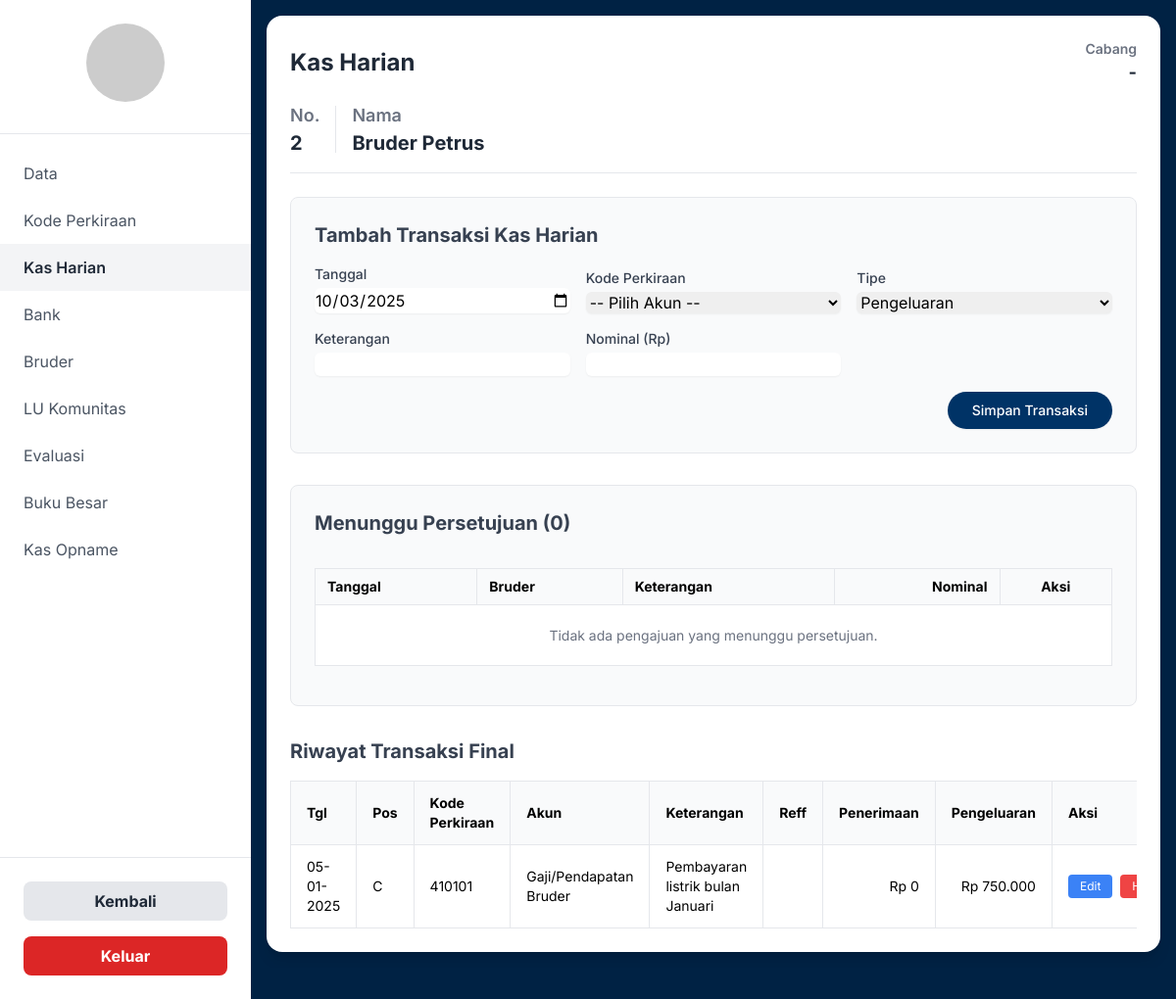
The app's page /kas_harian.php?id=2 (signed in) with its own data.
### tables this page shows
CREATE TABLE `bruder` (
  `id_bruder` int(11) NOT NULL,
  `nama_bruder` varchar(100) NOT NULL,
  `email` varchar(100) NOT NULL,
  `password` varchar(255) NOT NULL COMMENT 'Simpan dalam bentuk hash',
  `status` enum('admin','bruder') NOT NULL DEFAULT 'bruder',
  `id_komunitas` int(11) DEFAULT NULL,
  `ttl_bruder` date DEFAULT NULL,
  `alamat_bruder` text DEFAULT NULL,
  `gambar_bruder` varchar(255) DEFAULT NULL,
  `thn_msk_pst` year(4) DEFAULT NULL,
  `riwayat_tugas` text DEFAULT NULL,
  `id_cabang` int(11) NOT NULL DEFAULT 1
);

CREATE TABLE `transaksi` (
  `id_transaksi` int(11) NOT NULL,
  `id_bruder` int(11) NOT NULL,
  `id_perkiraan` int(11) NOT NULL,
  `tanggal_transaksi` date NOT NULL,
  `keterangan` text DEFAULT NULL,
  `sumber_dana` enum('Kas Harian','Bank') NOT NULL,
  `nominal_penerimaan` decimal(15,2) DEFAULT 0.00,
  `nominal_pengeluaran` decimal(15,2) DEFAULT 0.00,
  `reff` varchar(50) DEFAULT NULL,
  `id_cabang` int(11) NOT NULL DEFAULT 1
);

CREATE TABLE `kode_perkiraan` (
  `id_perkiraan` int(11) NOT NULL,
  `kode_perkiraan` varchar(20) NOT NULL,
  `nama_akun` varchar(100) NOT NULL,
  `pos` varchar(50) DEFAULT NULL,
  `tipe_akun` enum('Penerimaan','Pengeluaran') NOT NULL,
  `id_cabang` int(11) NOT NULL DEFAULT 1
);

### kas_harian.php (the view, shortened to what this page needs)
<?php
$conn = new mysqli('localhost', 'root', '', 'db_fic_bruderan');
$bruder_id = (int)($_GET['id'] ?? 0);
$bruder_name = 'Pilih Bruder Dahulu';
$nomor_bruder = '-';
$transactions = null;
$pending_approvals = null;
if ($bruder_id > 0) {
    $stmt_nama = $conn->prepare("SELECT id_bruder, nama_bruder FROM bruder WHERE id_bruder = ?");
    $stmt_nama->bind_param("i", $bruder_id);
    $stmt_nama->execute();
    $result_bruder = $stmt_nama->get_result();
    if ($result_bruder->num_rows > 0) {
        $bruder = $result_bruder->fetch_assoc();
        $bruder_name = $bruder['nama_bruder'];
        $nomor_bruder = $bruder['id_bruder'];
    }
    $stmt_trans = $conn->prepare(
        "SELECT t.tanggal_transaksi,kp.id_perkiraan,kp.tipe_akun,t.id_transaksi,kp.kode_perkiraan, kp.pos, kp.kode_perkiraan, kp.nama_akun, t.keterangan, t.reff, t.nominal_penerimaan, t.nominal_pengeluaran
         FROM transaksi t
         JOIN kode_perkiraan kp ON t.id_perkiraan = kp.id_perkiraan
         WHERE t.id_bruder = ? AND t.sumber_dana = 'Kas Harian'
         ORDER BY t.tanggal_transaksi DESC, t.id_transaksi DESC"
    );
    $stmt_trans->bind_param("i", $bruder_id);
    $stmt_trans->execute();
    $transactions = $stmt_trans->get_result();
}
?>
<!DOCTYPE html>
<html lang="id">
<head>
    <script src="https://cdn.tailwindcss.com"></script>
</head>
<body class="bg-[#002244]">
    <div class="flex h-screen">
        <aside class="w-64 bg-white flex flex-col">
            <div class="p-6 text-center border-b">
                <img src="https://placehold.co/100x100/003366/FFFFFF?text=FIC" alt="Logo FIC" class="w-20 h-20 mx-auto mb-2 rounded-full">
            </div>
            <nav class="flex-grow pt-4">
                <a href="anggaran.php?id=<?php echo $bruder_id; ?>" class="sidebar-link flex items-center px-6 py-3 text-gray-600 hover:bg-gray-100 transition">Data</a>
                <a href="kode_perkiraan.php?id=<?php echo $bruder_id; ?>" class="sidebar-link flex items-center px-6 py-3 text-gray-600 hover:bg-gray-100 transition">Kode Perkiraan</a>
                <a href="kas_harian.php?id=<?php echo $bruder_id; ?>" class="sidebar-link active flex items-center px-6 py-3 text-gray-800 transition">Kas Harian</a>
                <a href="bank.php?id=<?php echo $bruder_id; ?>" class="sidebar-link flex items-center px-6 py-3 text-gray-600 hover:bg-gray-100 transition">Bank</a>
                <a href="bruder.php?id=<?php echo $bruder_id; ?>" class="sidebar-link flex items-center px-6 py-3 text-gray-600 hover:bg-gray-100 transition">Bruder</a>
                <a href="lu_komunitas.php?id=<?php echo $bruder_id; ?>" class="sidebar-link flex items-center px-6 py-3 text-gray-600 hover:bg-gray-100 transition">LU Komunitas</a>
                <a href="evaluasi.php?id=<?php echo $bruder_id; ?>" class="sidebar-link flex items-center px-6 py-3 text-gray-600 hover:bg-gray-100 transition">Evaluasi</a>
                <a href="buku_besar.php?id=<?php echo $bruder_id; ?>" class="sidebar-link flex items-center px-6 py-3 text-gray-600 hover:bg-gray-100 transition">Buku Besar</a>
                <a href="kas_opname.php?id=<?php echo $bruder_id; ?>" class="sidebar-link flex items-center px-6 py-3 text-gray-600 hover:bg-gray-100 transition">Kas Opname</a>
            </nav>
            <div class="p-6 border-t">
                 <a href="laporan.php" class="w-full text-center mb-4 bg-gray-200 text-gray-800 font-bold py-2 px-4 rounded-lg hover:bg-gray-300 transition block">
                    Kembali
                </a>
                <a href="kas_harian.php?action=logout" class="w-full text-center bg-red-600 text-white font-bold py-2 px-4 rounded-lg hover:bg-red-700 transition block">
                    Keluar
                </a>
            </div>
        </aside>
        <main class="flex-1 p-4 overflow-y-auto" style="max-height: calc(100vh - 2rem);">
            <div class="bg-white rounded-2xl shadow-lg p-6 max-w-full overflow-y-auto" style="height: calc(100vh - 4rem);">
                <div class="border-b pb-4 mb-6">
                    <div class="flex items-center justify-between mb-4">
                        <h1 class="text-2xl font-bold text-gray-800">Kas Harian</h1>
                        <div class="text-right">
                            <p class="text-sm font-semibold text-gray-500">Cabang</p>
                            <p class="text-lg font-bold text-gray-800"><?php echo htmlspecialchars($_SESSION['kode_cabang'] . ' - ' . $_SESSION['nama_cabang']); ?></p>
                        </div>
                    </div>
                    <div class="flex items-center space-x-4">
                        <div>
                            <p class="text-lg font-semibold text-gray-500">No.</p>
                            <p class="text-xl font-bold text-gray-800"><?php echo htmlspecialchars($nomor_bruder); ?></p>
                        </div>
                        <div>
                            <p class="text-lg font-semibold text-gray-500">Nama</p>
                            <p class="text-xl font-bold text-gray-800"><?php echo htmlspecialchars($bruder_name); ?></p>
                        </div>
                    </div>
                </div>
                <div class="mb-8 p-6 border rounded-lg bg-gray-50">
                    <h2 class="text-xl font-bold text-gray-700 mb-4">Tambah Transaksi Kas Harian</h2>
                    <form id="transactionForm" class="grid grid-cols-1 md:grid-cols-2 lg:grid-cols-3 gap-4 items-end">
                        <div>
                            <label for="tanggal" class="block text-sm font-medium text-gray-700">Tanggal</label>
                            <input type="date" name="tanggal" id="tanggal" required value="<?php echo date('Y-m-d'); ?>" class="mt-1 block w-full border-gray-300 rounded-md shadow-sm focus:outline-none focus:ring-2 focus:ring-[#003366]">
                        </div>
                        <div>
                            <label for="id_perkiraan" class="block text-sm font-medium text-gray-700">Kode Perkiraan</label>
                            <select name="id_perkiraan" id="id_perkiraan" required class="mt-1 block w-full border-gray-300 rounded-md shadow-sm focus:outline-none focus:ring-2 focus:ring-[#003366]">
                                <option value="">-- Pilih Akun --</option>
                            </select>
                        </div>
                        <div>
                            <label for="tipe_transaksi" class="block text-sm font-medium text-gray-700">Tipe</label>
                            <select name="tipe_transaksi" id="tipe_transaksi" required class="mt-1 block w-full border-gray-300 rounded-md shadow-sm focus:outline-none focus:ring-2 focus:ring-[#003366]">
                                <option value="Pengeluaran">Pengeluaran</option>
                            </select>
                        </div>
                        <div class="md:col-span-2 lg:col-span-1">
                            <label for="keterangan" class="block text-sm font-medium text-gray-700">Keterangan</label>
                            <input type="text" name="keterangan" id="keterangan" required class="mt-1 block w-full border-gray-300 rounded-md shadow-sm focus:outline-none focus:ring-2 focus:ring-[#003366]">
                        </div>
                        <div>
                            <label for="nominal" class="block text-sm font-medium text-gray-700">Nominal (Rp)</label>
                            <input type="number" step="0.01" name="nominal" id="nominal" required class="mt-1 block w-full border-gray-300 rounded-md shadow-sm focus:outline-none focus:ring-2 focus:ring-[#003366]">
                        </div>
                        <div class="lg:col-span-3 text-right">
                            <button type="button" id="submitTransactionBtn" class="inline-flex justify-center py-2 px-6 border border-transparent shadow-sm text-sm font-medium rounded-full text-white bg-[#003366] hover:bg-[#004488] transition duration-200">
                                Simpan Transaksi
                            </button>
                        </div>
                    </form>
                </div>
                <div class="mb-8 p-6 border rounded-lg bg-gray-50">
                    <h2 class="text-xl font-bold text-gray-700 mb-4">Menunggu Persetujuan (<?php echo $pending_approvals ? $pending_approvals->num_rows : 0; ?>)</h2>
                    <div class="overflow-y-auto" style="max-height: 300px;">
                        <table id="pendingApprovalsTable" class="w-full text-sm">
                            <thead class="sticky top-0 bg-gray-100">
                                <tr>
                                    <th class="px-3 py-2">Tanggal</th>
                                    <th class="px-3 py-2">Bruder</th>
                                    <th class="px-3 py-2">Keterangan</th>
                                    <th class="px-3 py-2 text-right">Nominal</th>
                                    <th class="px-3 py-2 text-center">Aksi</th>
                                </tr>
                            </thead>
                            <tbody>
                                <?php if ($pending_approvals && $pending_approvals->num_rows > 0): ?>
                                    <?php while($row = $pending_approvals->fetch_assoc()): ?>
                                    <tr class="border-b hover:bg-gray-100">
                                        <td class="px-3 py-2"><?php echo htmlspecialchars(date('d-m-Y H:i', strtotime($row['tanggal_pengajuan']))); ?></td>
                                        <td class="px-3 py-2"><?php echo htmlspecialchars($row['nama_bruder']); ?></td>
                                        <td class="px-3 py-2"><?php echo htmlspecialchars($row['keterangan']); ?></td>
                                        <td class="px-3 py-2 text-right font-semibold">Rp <?php echo number_format($row['nominal'], 0, ',', '.'); ?></td>
                                        <td class="px-3 py-2 text-center">
                                            <div class="flex justify-center space-x-2">
                                                <?php if (!empty($row['foto_bukti'])): ?>
                                                    <a href="uploads/bruder_photos/<?php echo htmlspecialchars($row['foto_bukti']); ?>" target="_blank" class="text-blue-600 hover:underline text-xs p-1 bg-blue-100 rounded">Lihat Foto</a>
                                                <?php endif; ?>
                                                <button class="approve-btn text-green-600 hover:underline text-xs p-1 bg-green-100 rounded" data-id="<?php echo $row['id_pengajuan']; ?>">Setujui</button>
                                                <button class="reject-btn text-red-600 hover:underline text-xs p-1 bg-red-100 rounded" data-id="<?php echo $row['id_pengajuan']; ?>">Tolak</button>
                                            </div>
                                        </td>
                                    </tr>
                                    <?php endwhile; ?>
                                <?php else: ?>
                                    <tr>
                                        <td colspan="5" class="text-center py-4 text-gray-500">Tidak ada pengajuan yang menunggu persetujuan.</td>
                                    </tr>
                                <?php endif; ?>
                            </tbody>
                        </table>
                    </div>
                </div>
                <h2 class="text-xl font-bold text-gray-700 mb-4 mt-8">Riwayat Transaksi Final</h2>
                <div class="flex-grow overflow-y-auto">
                    <table class="w-full text-sm">
                        <thead class="sticky top-0 bg-white">
                            <tr>
                                <th>Tgl</th>
                                <th>Pos</th>
                                <th>Kode Perkiraan</th>
                                <th>Akun</th>
                                <th>Keterangan</th>
                                <th>Reff</th>
                                <th>Penerimaan</th>
                                <th>Pengeluaran</th>
                                <th>Aksi</th>
                            </tr>
                        </thead>
                        <tbody>
                            <?php if ($transactions && $transactions->num_rows > 0):
                                 ?>
                                <?php while($row = $transactions->fetch_assoc()): ?>
                                <tr>
                                    <td><?php echo htmlspecialchars(date('d-m-Y', strtotime($row['tanggal_transaksi']))); ?></td>
                                    <td><?php echo htmlspecialchars($row['pos']); ?></td>
                                    <td><?php echo htmlspecialchars($row['kode_perkiraan']); ?></td>
                                    <td><?php echo htmlspecialchars($row['nama_akun']); ?></td>
                                    <td><?php echo htmlspecialchars($row['keterangan']); ?></td>
                                    <td><?php echo htmlspecialchars($row['reff']); ?></td>
                                    <td class="text-right"><?php echo "Rp " . number_format($row['nominal_penerimaan'], 0, ',', '.'); ?></td>
                                    <td class="text-right"><?php echo "Rp " . number_format($row['nominal_pengeluaran'], 0, ',', '.'); ?></td>
                                      <td class="text-center">
                                    <div class="flex space-x-2 justify-center">
                                        <button class="edit-btn bg-blue-500 text-white px-3 py-1 rounded text-xs hover:bg-blue-600"
                                                data-transaction-id="<?=$row['id_transaksi']?>"
                                                data-tanggal="<?=$row['tanggal_transaksi']?>"
                                                data-perkiraan="<?=$row['kode_perkiraan']?>"
                                                data-tipe="<?=$row['tipe_akun']?>"
                                                data-nominal="<?= strtolower($row['tipe_akun']) === 'penerimaan' ?floatval($row['nominal_penerimaan']): floatval($row['nominal_pengeluaran']) ?>"
                                                data-keterangan="<?=$row['keterangan']?>">
                                            Edit
                                        </button>
                                        <button class="delete-btn bg-red-500 text-white px-3 py-1 rounded text-xs hover:bg-red-600"
                                                data-transaction-id="<?=$row['id_transaksi']?>">
                                        </button>
                                    </div>
                                </td>
                                </tr>
                                <?php endwhile; ?>
                            <?php else: ?>
                                <tr>
                                    <td colspan="8" class="text-center py-10 text-gray-500">Belum ada transaksi kas harian untuk bruder ini.</td>
                                </tr>
                            <?php endif; ?>
                        </tbody>
                    </table>
                </div>
            </div>
        </main>
    </div>
</body>
</html>

### records on screen
bruder: id_bruder "2", nama_bruder "Bruder Petrus"
transaksi: tanggal_transaksi "05-01-2025", id_perkiraan.pos "C", id_perkiraan.kode_perkiraan "410101", id_perkiraan.nama_akun "Gaji/Pendapatan Bruder", keterangan "Pembayaran listrik bulan Januari", nominal_penerimaan "0", nominal_pengeluaran "750.000"

### other values on screen
$_SESSION['kode_cabang'] . ' - ' . $_SESSION['nama_cabang'] "-"
